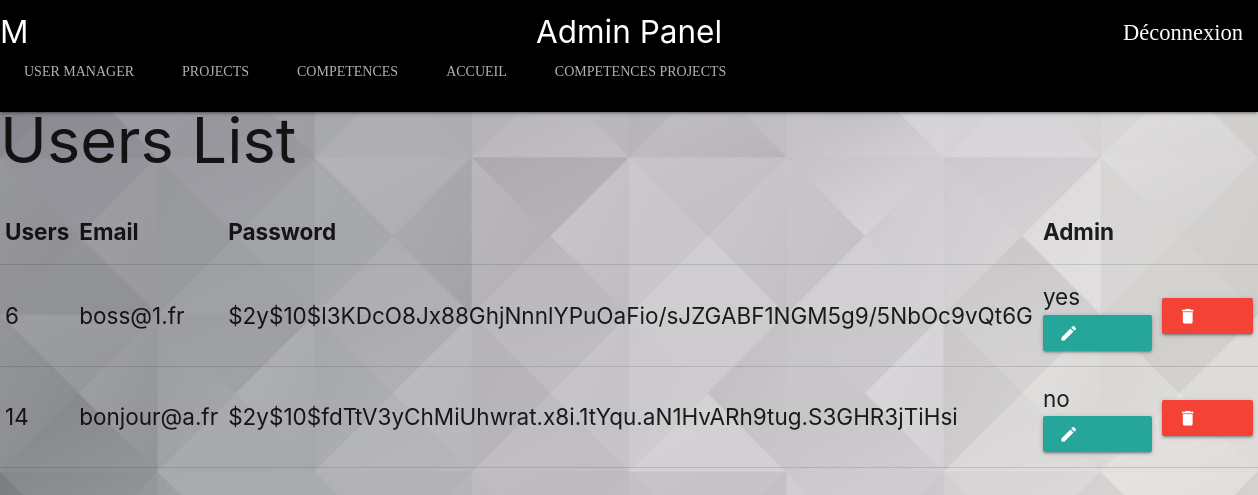
/admin_panel.php (signed in), run on the app's committed database.
### tables this page shows
CREATE TABLE IF NOT EXISTS `utilisateur` (
  `ID` int NOT NULL AUTO_INCREMENT,
  `email` varchar(100) NOT NULL,
  `password` varchar(100) NOT NULL,
  `admin` tinyint(1) NOT NULL DEFAULT '0',
  PRIMARY KEY (`ID`),
  UNIQUE KEY `email` (`email`)
);

### admin_panel.php (the view, shortened to what this page needs)
<?php
  require "conf/config.php"
?>
<!DOCTYPE html>
<html lang="en">
<head>
  <link href="css/materialize.css" type="text/css" rel="stylesheet" />
  <link href="css/style.css" type="text/css" rel="stylesheet" />
  <link rel="stylesheet" href="https://cdnjs.cloudflare.com/ajax/libs/font-awesome/4.7.0/css/font-awesome.min.css">
  <link rel="stylesheet" href="https://cdnjs.cloudflare.com/ajax/libs/animate.css/4.1.1/animate.min.css"
  />
  <link rel="stylesheet" href="css/animate.css">
</head>
<body>
  <?php
    require "components/menueAdmin.php"
  ?>
    <table style="width:100%">
      <thead>
        <tr>
          <th>Users</th>
          <th>Email</th>
          <th>Password</th>
          <th>Admin</th>
          <th></th>
        </tr>
      </thead>
      <tbody>
          <html>
          <head>
          </head>
          <body>
          <h1>Users List</h1>
          <?php
          $sql = "SELECT * FROM utilisateur";
          $pre = $pdo->prepare($sql);
          $pre->execute();
          $data = $pre->fetchAll(PDO::FETCH_ASSOC);
          foreach($data as $user){ ?>
          <tr>
            <td><?php echo $user['ID'] ?></td>
            <td><span class="email"><?php echo $user['email'] ?></span></td>
            <td><?php echo $user['password']?></td>
            <td><?php if ($user['admin'] == TRUE) {
               $isadmin = "yes";
               echo $isadmin;
               ?>
               <a href="action/degrade.php?id=<?php echo $user['ID']?>" class="waves-effect waves-light btn"><i class="material-icons left">create</i> Degrade to User</a>
               <?php
            }
            else {
              $isadmin = "no";
              echo $isadmin;
              ?>
              <a href="action/upgrade.php?id=<?php echo $user['ID']?>" class="waves-effect waves-light btn"><i class="material-icons left">create</i>Upgrade to Admin</a>
              <?php
            }
            ?>
            </td>
            <td>
              <a href="action/deleteUser.php?id=<?php echo $user['ID']?>" class="red waves-effect waves-light btn"><i class="material-icons left">delete</i>Delete User</a>
            </td>
          </tr>
          <?php } ?>
      </tbody>
    </table>
  </body>
 </html>
</body>

### css/style.css (style rules this page uses)
html { scroll-behavior: smooth; }
body { font-size : 150%; background: url(../img/back.jpg); background-size: 100%; background-attachment: fixed; margin-bottom: 0px; z-index: -1; }

### data on the page
utilisateur: ID "6", email "boss@1.fr", password "$2y$10$l3KDcO8Jx88GhjNnnlYPuOaFio/sJZGABF1NGM5g9/5NbOc9vQt6G", admin "yes"
utilisateur: ID "14", email "bonjour@a.fr", password "$2y$10$fdTtV3yChMiUhwrat.x8i.1tYqu.aN1HvARh9tug.S3GHR3jTiHsi", admin "no"
